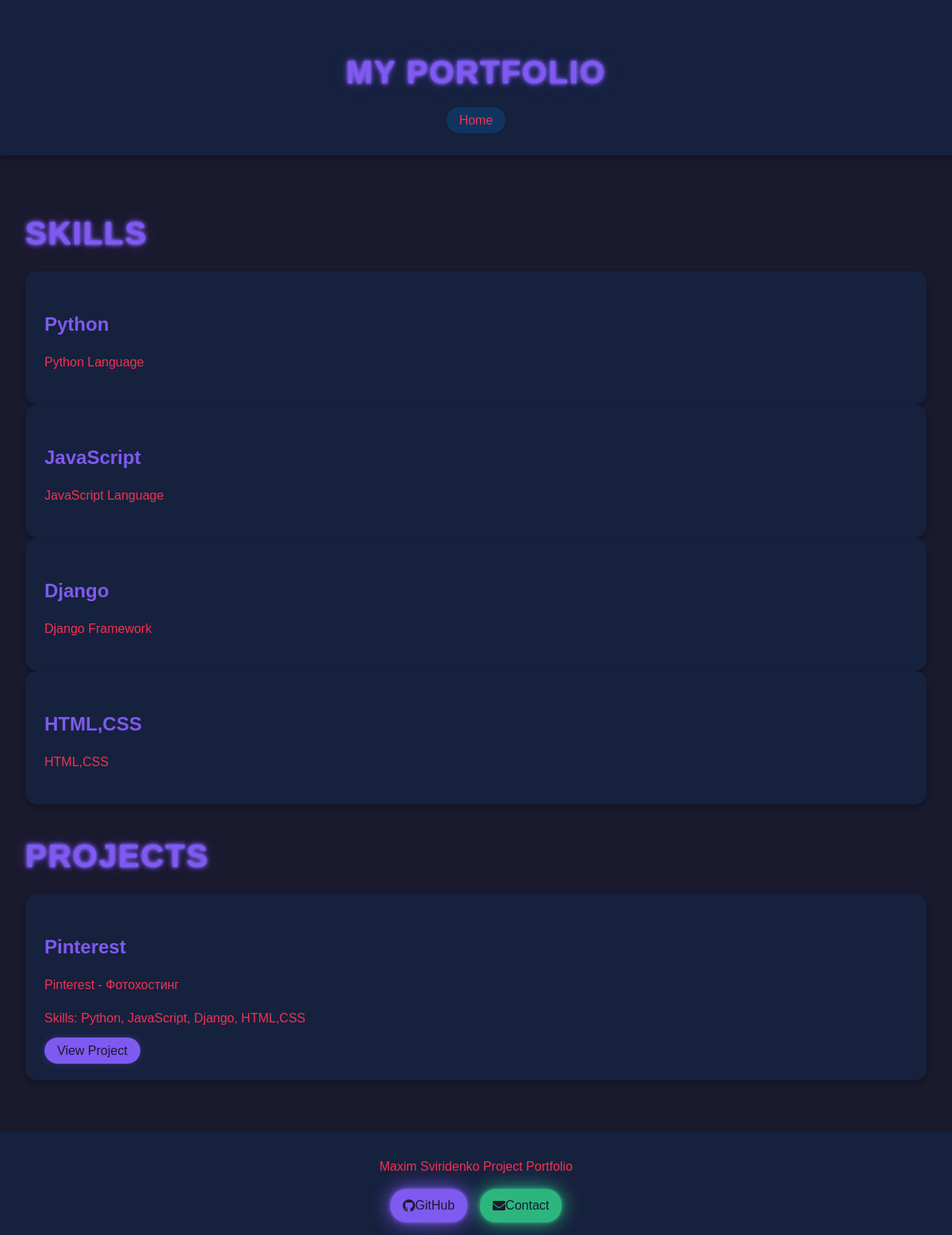
The page / on the database its author committed.
### portfolio/models.py (models this page shows, shortened)
class Skill(models.Model):
    name = models.CharField(max_length=100)
    description = models.TextField()
    def __str__(self):
        return self.name

class Project(models.Model):
    title = models.CharField(max_length=200)
    description = models.TextField()
    image = models.ImageField(upload_to='projects/', blank=True, null=True)
    url = models.URLField(blank=True)
    skills = models.ManyToManyField(Skill)

### portfolio/views.py (the view)
# urls.py: path('', views.home, name='home'),
def home(request):
    skills = Skill.objects.all()
    projects = Project.objects.all()
    return render(request, 'portfolio/home.html', {'skills': skills, 'projects': projects})

### portfolio/templates/portfolio/home.html (shortened to what this page needs)
{% extends 'portfolio/base.html' %}
{% block content %}
    <section id="skills">
        <h2 class="section-title neon-text">Skills</h2>
        <div class="grid-container">
            {% for skill in skills %}
                <div class="card">
                    <h3>{{ skill.name }}</h3>
                    <p>{{ skill.description }}</p>
                </div>
            {% endfor %}
        </div>
    </section>
    <section id="projects">
        <h2 class="section-title neon-text">Projects</h2>
        <div class="grid-container">
            {% for project in projects %}
                <div class="card">
                    <h3>{{ project.title }}</h3>
                    <p>{{ project.description }}</p>
                    <p>Skills: {{ project.skills.all|join:", " }}</p>
                    <div class="card-actions">
                        {% if project.url %}
                            <a href="{{ project.url }}" target="_blank" class="btn btn-primary">View Project</a>
                        {% endif %}
                    </div>
                </div>
            {% endfor %}
        </div>
    </section>
{% endblock %}

### portfolio/templates/portfolio/base.html (shortened to what this page needs)
<!DOCTYPE html>
<html lang="en">
<head>
    {% load static %}
    <link rel="stylesheet" href="{% static 'css/style.css' %}">
    <link rel="stylesheet" href="https://cdnjs.cloudflare.com/ajax/libs/font-awesome/5.15.3/css/all.min.css">
</head>
<body>
    <header>
        <h1 class="neon-text">My Portfolio</h1>
        <nav>
            <a href="{% url 'home' %}">Home</a>
        </nav>
    </header>
    <main>
        {% block content %}
        {% endblock %}
    </main>
    <footer>
        <p>
            Maxim Sviridenko
            Project Portfolio</p>
        <div class="social-buttons">
            <a href="https://github.com/jkyZERO" target="_blank" class="btn btn-github">
                <i class="fab fa-github"></i> GitHub
            </a>
            <a href="{% url 'contact' %}" class="btn btn-contact">
                <i class="fas fa-envelope"></i> Contact
            </a>
        </div>
    </footer>
</body>
</html>

### portfolio/static/css/style.css (style rules this page uses)
:root { --bg-dark: #1a1a2e; --bg-medium: #16213e; --bg-light: #0f3460; --text-light: #f33251; --text-dark: #8a8a8a; --accent-light: #7f5af0; --accent-dark: #2cb67d; }
body { font-family: 'Poppins', sans-serif; line-height: 1.6; margin: 0; padding: 0; background-color: var(--bg-dark); color: var(--text-light); }
header { background-color: var(--bg-medium); color: var(--text-light); text-align: center; padding: 2rem; box-shadow: 0 4px 6px rgba(0, 0, 0, 0.3); }
h1, .section-title { font-size: 2.5rem; margin-bottom: 1rem; font-weight: 700; color: var(--accent-light); text-transform: uppercase; letter-spacing: 2px; }
nav a { color: var(--text-light); text-decoration: none; padding: 0.5rem 1rem; border-radius: 20px; background-color: var(--bg-light); transition: all 0.3s ease; }
main { padding: 2rem; max-width: 1200px; margin: 0 auto; }
.card { background-color: var(--bg-medium); border-radius: 15px; padding: 1.5rem; box-shadow: 0 4px 6px rgba(0, 0, 0, 0.3); transition: all 0.3s ease; }
.card h3 { font-size: 1.5rem; margin-bottom: 1rem; color: var(--accent-light); }
.btn { padding: 0.5rem 1rem; border-radius: 20px; text-decoration: none; transition: all 0.3s ease; font-weight: 500; box-shadow: 0 0 10px rgba(127, 90, 240, 0.3); }
.btn-primary { background-color: var(--accent-light); color: var(--bg-dark); }
footer { background-color: var(--bg-medium); color: var(--text-light); text-align: center; padding: 1rem; margin-top: 2rem; }
.neon-text { color: var(--accent-light); text-shadow: 0 0 2px var(--accent-light), 0 0 4px var(--accent-light), 0 0 6px var(--accent-light), 0 0 10px rgba(127, 90, 240, 0.3), 0 0 20px rgba(127, 90, 240, 0.3); }
.social-buttons { display: flex; justify-content: center; gap: 1rem; margin-top: 1rem; }
.btn-github, .btn-contact { display: inline-flex; align-items: center; padding: 0.5rem 1rem; border-radius: 20px; text-decoration: none; transition: all 0.3s ease; font-weight: 500; color: var(--bg-dark); }
.btn-github { background-color: var(--accent-light); box-shadow: 0 0 5px var(--accent-light), 0 0 25px var(--accent-light); }
.btn-contact { background-color: var(--accent-dark); box-shadow: 0 0 5px var(--accent-dark), 0 0 25px var(--accent-dark); }

### rows shown on the page
Skill: name "Python", description "Python Language"
Skill: name "JavaScript", description "JavaScript Language"
Skill: name "Django", description "Django Framework"
Skill: name "HTML,CSS", description "HTML,CSS"
Project: title "Pinterest", description "Pinterest - Фотохостинг", skills.all "Python, JavaScript, Django, HTML,CSS"
